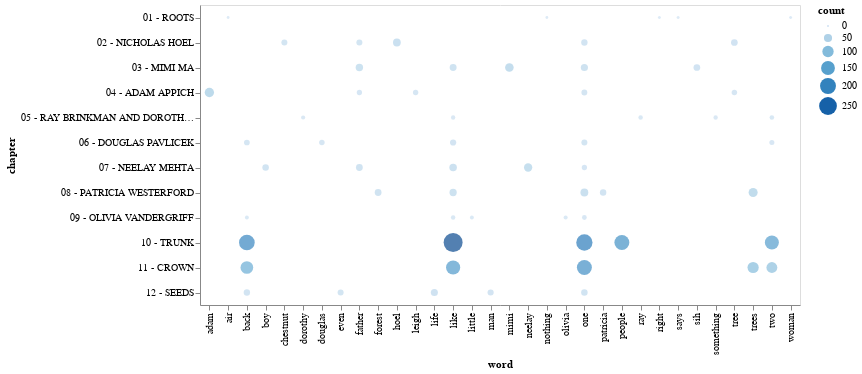

Write notebook code for a chart like this one.
### Code cell
chart = alt.Chart(data).mark_circle().encode(
    x='word',
    y='chapter',
    size='count',
    color='count',
    tooltip=['word', 'chapter', 'count'],
).properties(height=300, width=600).interactive()

display(Markdown('## Most Frequent Words by Chapter'))
display(Markdown(
    'Counts of 5 most common words '
    '(excluding ["stop words"](https://en.wikipedia.org/wiki/Stop_words)), '
    'from each chapter throughout the book.'))

display(chart)

### Figure 1 — Vega-Lite specification as saved in the notebook (floating-point values rounded to 4 significant figures)
{"$schema": "https://vega.github.io/schema/vega-lite/v3.3.0.json", "config": {"mark": {"tooltip": null}, "view": {"height": 300, "width": 400}}, "data": {"name": "data-e36115204587b3f35f50ca82ea30e984"}, "datasets": {"data-e36115204587b3f35f50ca82ea30e984": [{"chapter": "01 - ROOTS", "count": 4, "word": "woman"}, {"chapter": "01 - ROOTS", "count": 4, "word": "says"}, {"chapter": "01 - ROOTS", "count": 4, "word": "right"}, {"chapter": "01 - ROOTS", "count": 3, "word": "nothing"}, {"chapter": "01 - ROOTS", "count": 3, "word": "air"}, {"chapter": "02 - NICHOLAS HOEL", "count": 45, "word": "hoel"}, {"chapter": "02 - NICHOLAS HOEL", "count": 33, "word": "tree"}, {"chapter": "02 - NICHOLAS HOEL", "count": 29, "word": "one"}, {"chapter": "02 - NICHOLAS HOEL", "count": 26, "word": "chestnut"}, {"chapter": "02 - NICHOLAS HOEL", "count": 26, "word": "father"}, {"chapter": "03 - MIMI MA", "count": 56, "word": "mimi"}, {"chapter": "03 - MIMI MA", "count": 41, "word": "father"}, {"chapter": "03 - MIMI MA", "count": 38, "word": "one"}, {"chapter": "03 - MIMI MA", "count": 35, "word": "like"}, {"chapter": "03 - MIMI MA", "count": 33, "word": "sih"}, {"chapter": "04 - ADAM APPICH", "count": 67, "word": "adam"}, {"chapter": "04 - ADAM APPICH", "count": 25, "word": "one"}, {"chapter": "04 - ADAM APPICH", "count": 21, "word": "tree"}, {"chapter": "04 - ADAM APPICH", "count": 20, "word": "leigh"}, {"chapter": "04 - ADAM APPICH", "count": 19, "word": "father"}, {"chapter": "05 - RAY BRINKMAN AND DOROTHY CAZALY", "count": 14, "word": "two"}, {"chapter": "05 - RAY BRINKMAN AND DOROTHY CAZALY", "count": 13, "word": "ray"}, {"chapter": "05 - RAY BRINKMAN AND DOROTHY CAZALY", "count": 12, "word": "like"}, {"chapter": "05 - RAY BRINKMAN AND DOROTHY CAZALY", "count": 12, "word": "something"}, {"chapter": "05 - RAY BRINKMAN AND DOROTHY CAZALY", "count": 11, "word": "dorothy"}, {"chapter": "06 - DOUGLAS PAVLICEK", "count": 28, "word": "like"}, {"chapter": "06 - DOUGLAS PAVLICEK", "count": 26, "word": "one"}, {"chapter": "06 - DOUGLAS PAVLICEK", "count": 23, "word": "back"}, {"chapter": "06 - DOUGLAS PAVLICEK", "count": 21, "word": "douglas"}, {"chapter": "06 - DOUGLAS PAVLICEK", "count": 17, "word": "two"}, {"chapter": "07 - NEELAY MEHTA", "count": 52, "word": "neelay"}, {"chapter": "07 - NEELAY MEHTA", "count": 42, "word": "like"}, {"chapter": "07 - NEELAY MEHTA", "count": 34, "word": "father"}, {"chapter": "07 - NEELAY MEHTA", "count": 31, "word": "boy"}, {"chapter": "07 - NEELAY MEHTA", "count": 19, "word": "one"}, {"chapter": "08 - PATRICIA WESTERFORD", "count": 62, "word": "trees"}, {"chapter": "08 - PATRICIA WESTERFORD", "count": 46, "word": "one"}, {"chapter": "08 - PATRICIA WESTERFORD", "count": 39, "word": "like"}, {"chapter": "08 - PATRICIA WESTERFORD", "count": 34, "word": "forest"}, {"chapter": "08 - PATRICIA WESTERFORD", "count": 30, "word": "patricia"}, {"chapter": "09 - OLIVIA VANDERGRIFF", "count": 15, "word": "one"}, {"chapter": "09 - OLIVIA VANDERGRIFF", "count": 13, "word": "like"}, {"chapter": "09 - OLIVIA VANDERGRIFF", "count": 10, "word": "olivia"}, {"chapter": "09 - OLIVIA VANDERGRIFF", "count": 9, "word": "back"}, {"chapter": "09 - OLIVIA VANDERGRIFF", "count": 9, "word": "little"}, {"chapter": "10 - TRUNK", "count": 286, "word": "like"}, {"chapter": "10 - TRUNK", "count": 209, "word": "one"}, {"chapter": "10 - TRUNK", "count": 193, "word": "back"}, {"chapter": "10 - TRUNK", "count": 175, "word": "people"}, {"chapter": "10 - TRUNK", "count": 154, "word": "two"}, {"chapter": "11 - CROWN", "count": 177, "word": "one"}, {"chapter": "11 - CROWN", "count": 159, "word": "like"}, {"chapter": "11 - CROWN", "count": 127, "word": "back"}, {"chapter": "11 - CROWN", "count": 98, "word": "trees"}, {"chapter": "11 - CROWN", "count": 92, "word": "two"}, {"chapter": "12 - SEEDS", "count": 37, "word": "life"}, {"chapter": "12 - SEEDS", "count": 31, "word": "one"}, {"chapter": "12 - SEEDS", "count": 29, "word": "back"}, {"chapter": "12 - SEEDS", "count": 27, "word": "man"}, {"chapter": "12 - SEEDS", "count": 26, "word": "even"}]}, "encoding": {"color": {"field": "count", "type": "quantitative"}, "size": {"field": "count", "type": "quantitative"}, "tooltip": [{"field": "word", "type": "nominal"}, {"field": "chapter", "type": "nominal"}, {"field": "count", "type": "quantitative"}], "x": {"field": "word", "type": "nominal"}, "y": {"field": "chapter", "type": "nominal"}}, "height": 300, "mark": "circle", "selection": {"selector005": {"bind": "scales", "encodings": ["x", "y"], "mark": {"fill": "#333", "fillOpacity": 0.125, "stroke": "white"}, "on": "[mousedown, window:mouseup] > window:mousemove!", "resolve": "global", "translate": "[mousedown, window:mouseup] > window:mousemove!", "type": "interval", "zoom": "wheel!"}}, "width": 600}
